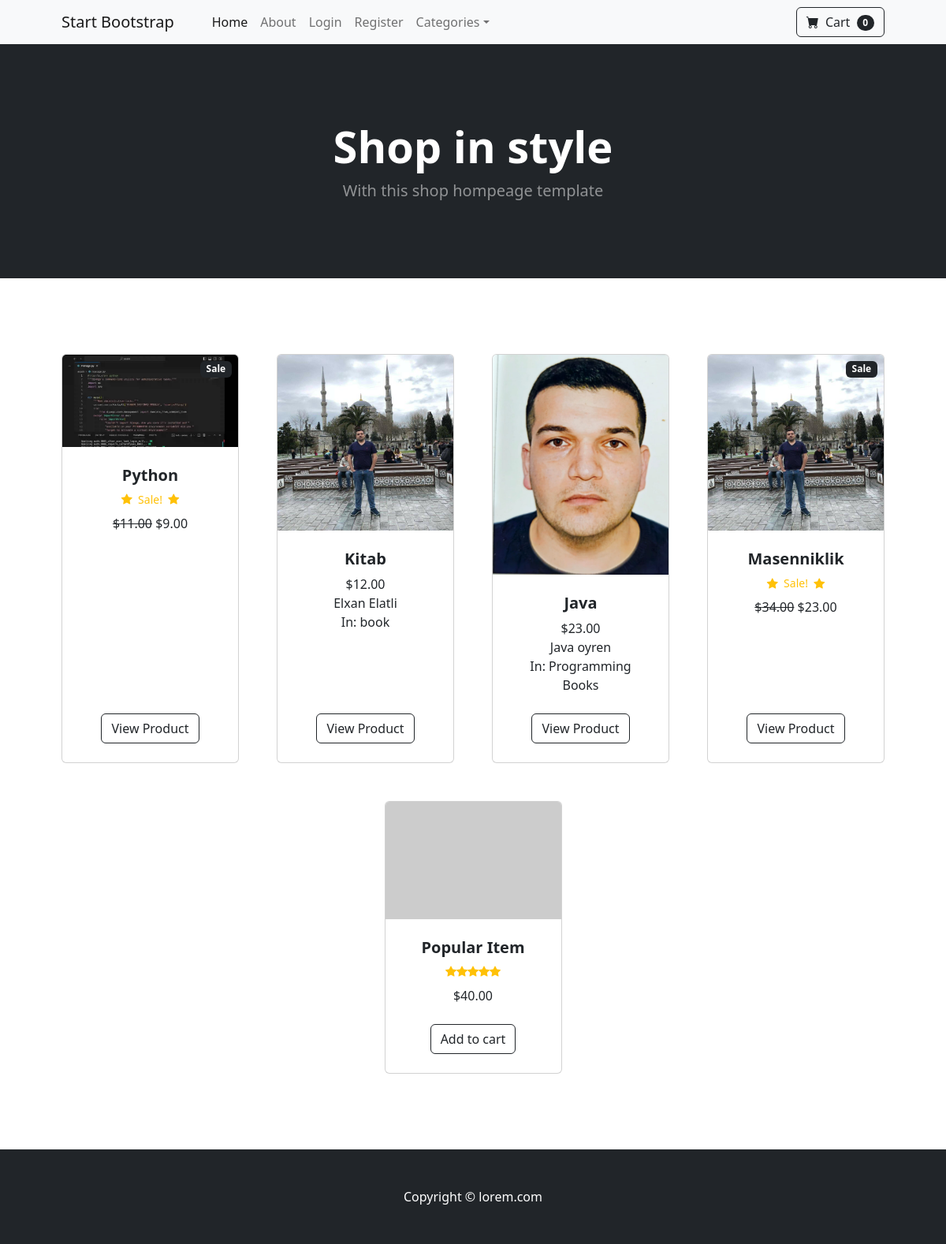
/, run on an earlier commit of the app's database.
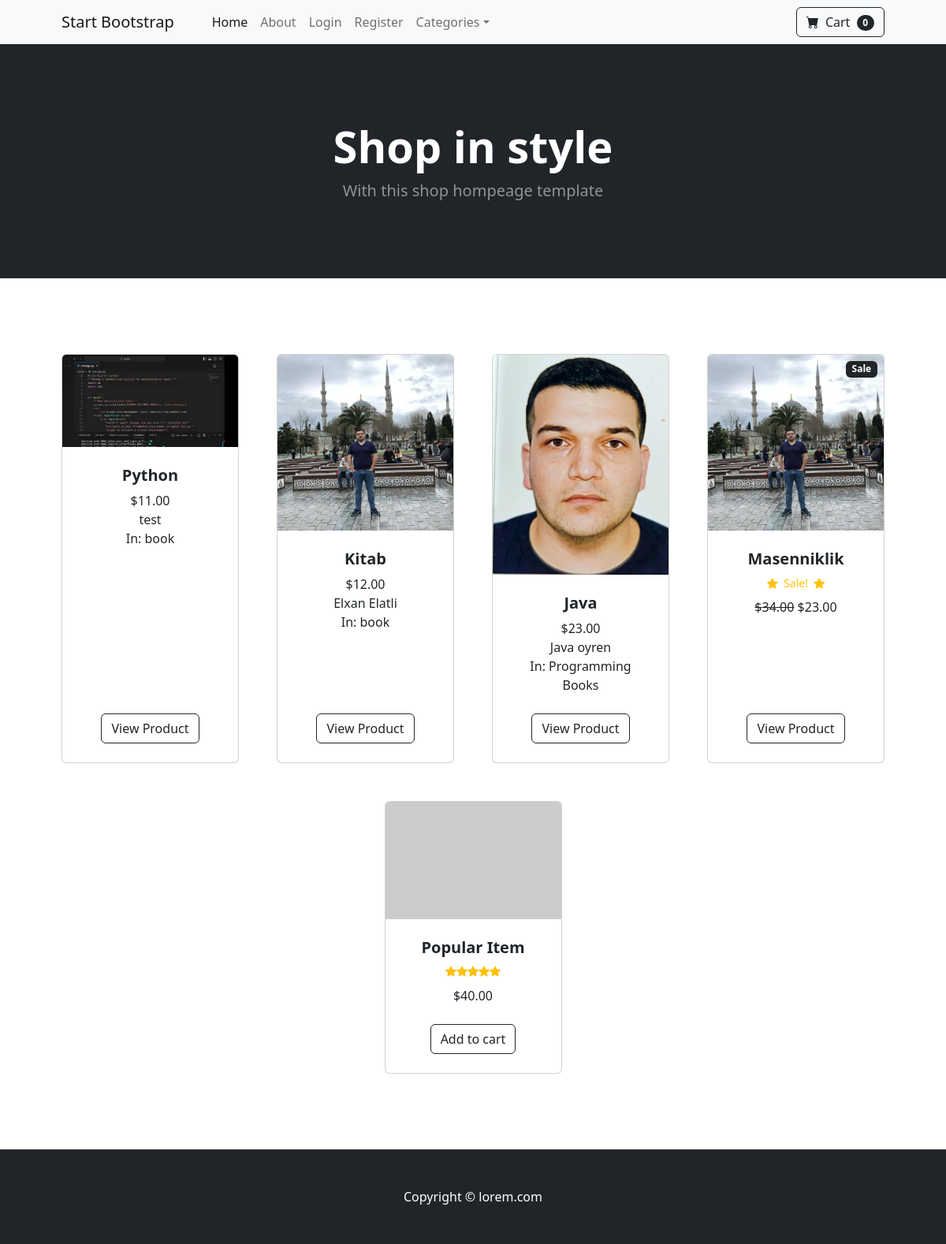
And on a later commit of the database.
### store/models.py (models this page shows, shortened)
class Product(models.Model):
    name = models.CharField(max_length=100,)
    price = models.DecimalField(default=0,decimal_places=2, max_digits=6)
    category = models.ForeignKey(Category, on_delete=models.CASCADE, default=1)
    description = models.CharField(max_length=250,default='', blank=True,null = True )
    image = models.ImageField(upload_to='uploads/product')
    is_sale = models.BooleanField(default=False)
    sales_price = models.DecimalField(default=0,decimal_places=2,max_digits=6 )

class Category(models.Model):
    name = models.CharField(max_length=50,)
    def __str__(self):
        return self.name
    class Meta:
        verbose_name_plural = 'categories'

### store/views.py (the view)
# urls.py: path('', views.home, name='home'),
def home(request):
    products = Product.objects.all()
    return render(request, 'home.html', {'products':products})

### cart/cart.py (called while the page is built)
    def __len__(self):
        return len(self.cart)

### cart/context_processors.py (called while the page is built)
def cart(request):
    return{'cart': Cart(request)}

### templates/home.html
{% extends "base.html" %}
{% block content%}
        <header class="bg-dark py-5">
            <div class="container px-4 px-lg-5 my-5">
                <div class="text-center text-white">
                    <h1 class="display-4 fw-bolder">Shop in style</h1>
                    <p class="lead fw-normal text-white-50 mb-0">With this shop hompeage template</p>
                </div>
            </div>
        </header>
        <section class="py-5">
            <div class="container px-4 px-lg-5 mt-5">
                <div class="row gx-4 gx-lg-5 row-cols-2 row-cols-md-3 row-cols-xl-4 justify-content-center">
                    {% for product in products %}
                        {% if product.is_sale %}
                         <div class="col mb-5">
                        <div class="card h-100">
                            <div class="badge bg-dark text-white position-absolute" style="top: 0.5rem; right: 0.5rem">Sale</div>
                            <img class="card-img-top" src="{{ product.image.url}}" alt="..." />
                            <div class="card-body p-4">
                                <div class="text-center">
                                    <h5 class="fw-bolder">{{product.name}}</h5>
                                    <div class="d-flex justify-content-center small text-warning mb-2">
                                     <div class="bi-star-fill"></div>&nbsp;&nbsp;Sale!&nbsp;&nbsp;
                                     <div class="bi-star-fill"></div>
                                    </div>
                                    <strike>${{product.price}}</strike>
                                    ${{ product.sales_price }}
                                    <br/>
                                </div>
                            </div>
                            <div class="card-footer p-4 pt-0 border-top-0 bg-transparent">
                                <div class="text-center"><a class="btn btn-outline-dark mt-auto" href="{% url 'product' product.id %}">View Product</a></div>
                            </div>
                        </div>
                    </div>
                        {% else %}
                    <div class="col mb-5">
                        <div class="card h-100">
                            <img class="card-img-top" src="{{ product.image.url}}" alt="..." />
                            <div class="card-body p-4">
                                <div class="text-center">
                                    <h5 class="fw-bolder">{{product.name}}</h5>
                                    ${{product.price}}
                                    <br/>
                                    {{product.description }}
                                    <br/>
                                    In: {{product.category}}
                                </div>
                            </div>
                            <div class="card-footer p-4 pt-0 border-top-0 bg-transparent">
                                <div class="text-center"><a class="btn btn-outline-dark mt-auto" href="{% url 'product' product.id %}">View Product</a></div>
                            </div>
                        </div>
                    </div>
                        {% endif %}
                    {% endfor %}
                    <div class="col mb-5">
                        <div class="card h-100">
                            <img class="card-img-top" src="https://dummyimage.com/450x300/dee2e6/6c757d.jpg" alt="..." />
                            <div class="card-body p-4">
                                <div class="text-center">
                                    <h5 class="fw-bolder">Popular Item</h5>
                                    <div class="d-flex justify-content-center small text-warning mb-2">
                                        <div class="bi-star-fill"></div>
                                        <div class="bi-star-fill"></div>
                                        <div class="bi-star-fill"></div>
                                        <div class="bi-star-fill"></div>
                                        <div class="bi-star-fill"></div>
                                    </div>
                                    $40.00
                                </div>
                            </div>
                            <div class="card-footer p-4 pt-0 border-top-0 bg-transparent">
                                <div class="text-center"><a class="btn btn-outline-dark mt-auto" href="#">Add to cart</a></div>
                            </div>
                        </div>
                    </div>
                </div>
            </div>
        </section>
{% endblock%}

### templates/base.html (shortened to what this page needs)
{% load static %}
<!DOCTYPE html>
<html lang="en">
    <head>
        <link href="https://cdn.jsdelivr.net/npm/bootstrap-icons@1.5.0/font/bootstrap-icons.css" rel="stylesheet" />
        <link href="{% static 'css/styles.css' %}" rel="stylesheet" />
    </head>
    <body>
            {% include "navbar.html" %}
            {% block content%}
            {% endblock %}
        <footer class="py-5 bg-dark">
            <div class="container"><p class="m-0 text-center text-white">Copyright &copy; lorem.com</p></div>
        </footer>
    </body>
</html>

### templates/navbar.html (shortened to what this page needs)
        <nav class="navbar navbar-expand-lg navbar-light bg-light">
            <div class="container px-4 px-lg-5">
                <a class="navbar-brand" href="{% url 'home' %}">Start Bootstrap</a>
                <div class="collapse navbar-collapse" id="navbarSupportedContent">
                    <ul class="navbar-nav me-auto mb-2 mb-lg-0 ms-lg-4">
                        <li class="nav-item"><a class="nav-link active" aria-current="page" href="{% url 'home' %}">Home</a></li>
                        <li class="nav-item"><a class="nav-link" href="{% url 'about' %}">About</a></li>
                    {% if user.is_authenticated %}
                        <li class="nav-item"><a class="nav-link" href="{% url 'logout' %}">Logout</a></li>
                    {% else %}
                        <li class="nav-item"><a class="nav-link" href="{% url 'login' %}">Login</a></li>
                        <li class="nav-item"><a class="nav-link" href="{% url 'register' %}">Register</a></li>
                    {% endif %}
                        <li class="nav-item dropdown">
                            <a class="nav-link dropdown-toggle" id="navbarDropdown" href="#" role="button" data-bs-toggle="dropdown" aria-expanded="false">Categories</a>
                        </li>
                    </ul>
                    <form class="d-flex">
                    <a href="{% url 'cart_summary' %}" class="btn btn-outline-dark"><i class="bi-cart-fill me-1"></i>
                            Cart
                            <span class="badge bg-dark text-white ms-1 rounded-pill" id="cart_quantity">{{cart|length}}</span> </a>
                    </form>
                </div>
            </div>
        </nav>

What changed in the data, as far as the page shows it:
changed Product "Python": image: picture added; description (not shown) → "test"; category (not shown) → "book"; image: picture removed; sales_price "9.00" → (not shown); is_sale "Sale Sale!" → "In:"
